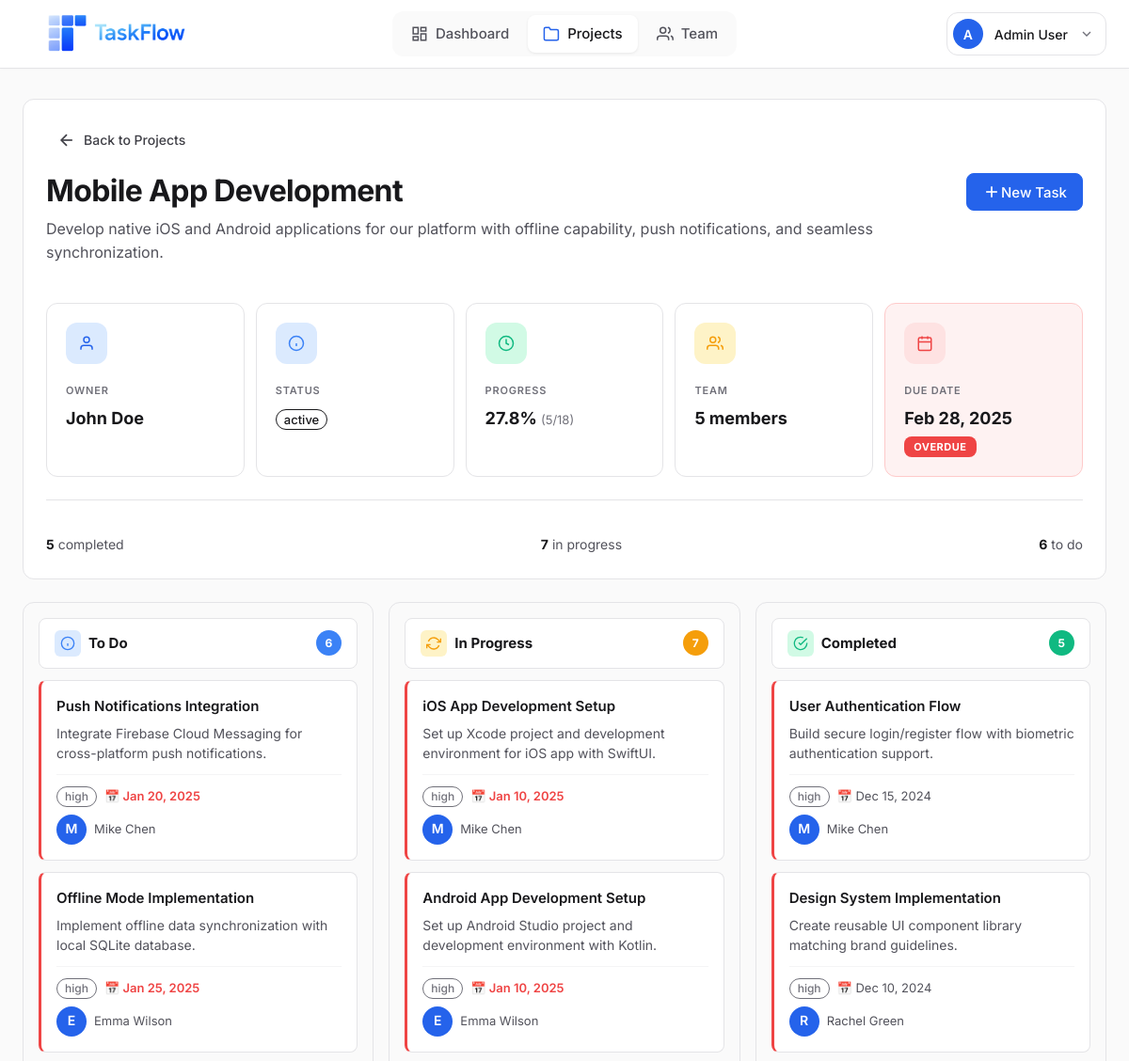
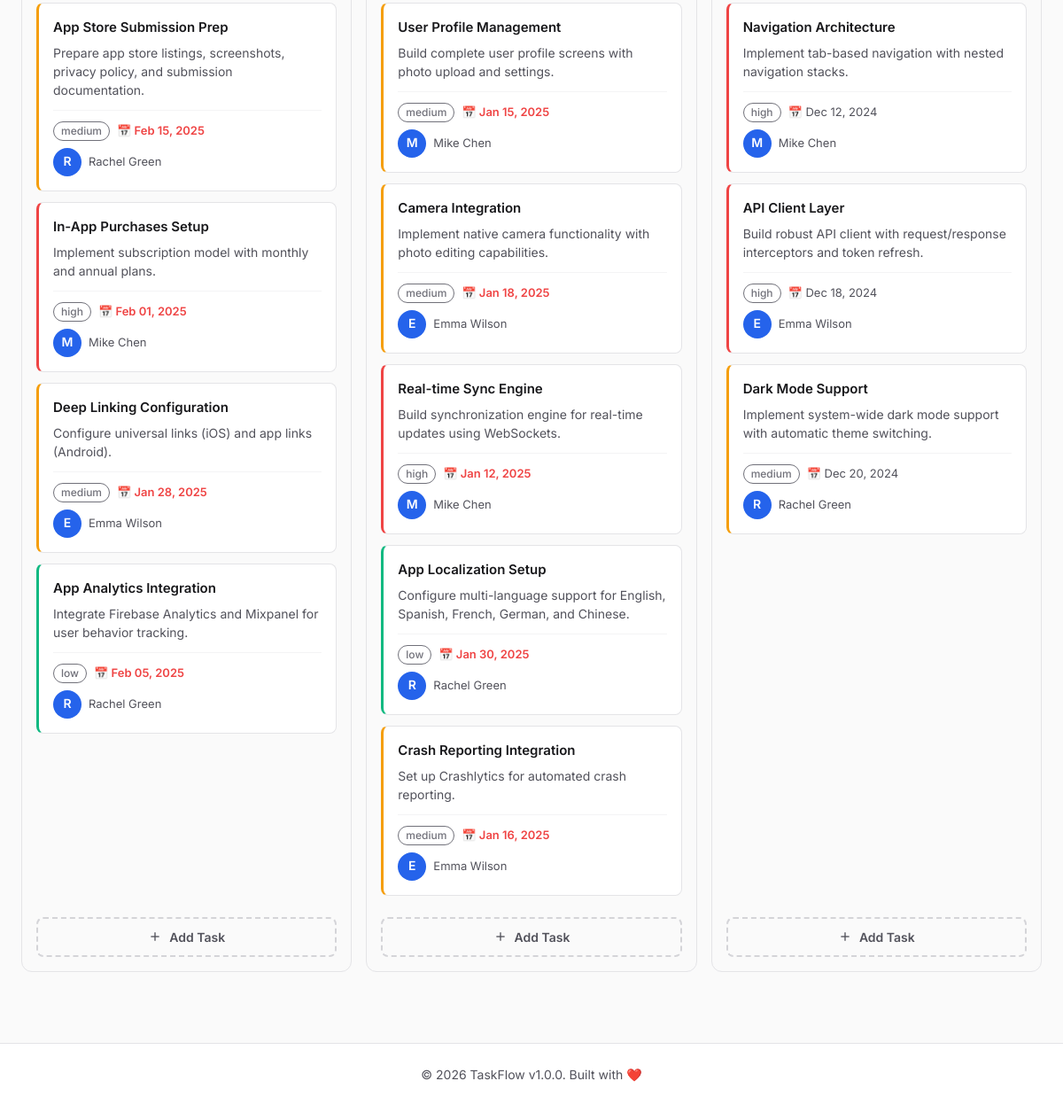
The app's page /dashboard/project.php?id=2 (signed in) with its own data (2 pictures, top to bottom).
### tables this page shows
CREATE TABLE users (
    id INT PRIMARY KEY AUTO_INCREMENT,
    username VARCHAR(50) UNIQUE NOT NULL,
    email VARCHAR(100) UNIQUE NOT NULL,
    password VARCHAR(255) NOT NULL,
    full_name VARCHAR(100) NOT NULL,
    avatar VARCHAR(255) DEFAULT 'default-avatar.png',
    role ENUM('admin', 'member') DEFAULT 'member',
    created_at TIMESTAMP DEFAULT CURRENT_TIMESTAMP,
    last_login TIMESTAMP NULL,
    INDEX idx_email (email),
    INDEX idx_username (username)
);

CREATE TABLE projects (
    id INT PRIMARY KEY AUTO_INCREMENT,
    name VARCHAR(150) NOT NULL,
    description TEXT,
    owner_id INT NOT NULL,
    status ENUM('active', 'completed', 'archived') DEFAULT 'active',
    start_date DATE,
    end_date DATE,
    created_at TIMESTAMP DEFAULT CURRENT_TIMESTAMP,
    updated_at TIMESTAMP DEFAULT CURRENT_TIMESTAMP ON UPDATE CURRENT_TIMESTAMP,
    FOREIGN KEY (owner_id) REFERENCES users(id) ON DELETE CASCADE,
    INDEX idx_owner (owner_id),
    INDEX idx_status (status)
);

CREATE TABLE tasks (
    id INT PRIMARY KEY AUTO_INCREMENT,
    project_id INT NOT NULL,
    title VARCHAR(255) NOT NULL,
    description TEXT,
    status ENUM('todo', 'in_progress', 'completed') DEFAULT 'todo',
    priority ENUM('low', 'medium', 'high') DEFAULT 'medium',
    assigned_to INT,
    created_by INT NOT NULL,
    due_date DATE,
    completed_at TIMESTAMP NULL,
    position INT DEFAULT 0,
    created_at TIMESTAMP DEFAULT CURRENT_TIMESTAMP,
    updated_at TIMESTAMP DEFAULT CURRENT_TIMESTAMP ON UPDATE CURRENT_TIMESTAMP,
    FOREIGN KEY (project_id) REFERENCES projects(id) ON DELETE CASCADE,
    FOREIGN KEY (assigned_to) REFERENCES users(id) ON DELETE SET NULL,
    FOREIGN KEY (created_by) REFERENCES users(id) ON DELETE CASCADE,
    INDEX idx_project_status (project_id, status),
    INDEX idx_assigned_to (assigned_to),
    INDEX idx_created_by (created_by),
    INDEX idx_due_date (due_date),
    INDEX idx_status (status)
);

### dashboard/task-card.php (the view, shortened to what the rows shown need)
<div class="task-card priority-<?= $task['priority'] ?>"
     draggable="true"
     data-task-id="<?= $task['id'] ?>"
     data-project-id="<?= $projectId ?>"
     data-status="<?= $task['status'] ?>">
    <div class="task-card-header">
        <div class="task-card-title" onclick="viewTask(<?= $task['id'] ?>)">
            <?= sanitize($task['title']) ?>
        </div>
    </div>
    <?php if ($task['description']): ?>
        <div class="task-card-description">
            <?= truncate(sanitize($task['description']), 100) ?>
        </div>
    <?php endif; ?>
    <div class="task-card-footer">
        <div class="task-card-meta">
            <?= getPriorityBadge($task['priority']) ?>
            <?php if ($task['due_date']): ?>
                <span class="task-card-due <?= isOverdue($task['due_date']) && $task['status'] !== 'completed' ? 'overdue' : '' ?>">
                    📅 <?= formatDate($task['due_date']) ?>
                </span>
            <?php endif; ?>
        </div>
    </div>
    <?php if ($task['assignee_name']): ?>
        <div class="task-card-assignee">
            <?= getUserAvatar($task['assignee_avatar'], $task['assignee_name'], 'sm') ?>
            <span><?= sanitize($task['assignee_name']) ?></span>
        </div>
    <?php endif; ?>
</div>

### includes/header.php (shortened to what the rows shown need)
<?php
$currentUser = getCurrentUser($pdo);
?>
<!DOCTYPE html>
<html lang="en">
<head>
    <link rel="stylesheet" href="<?= APP_URL ?>/assets/css/main.css">
    <link rel="stylesheet" href="<?= APP_URL ?>/assets/css/dashboard.css">
    <link rel="stylesheet" href="<?= APP_URL ?>/assets/css/mobile-nav.css">
    <link rel="stylesheet" href="<?= APP_URL ?>/assets/css/toast.css">
    <link rel="stylesheet" href="<?= APP_URL ?>/assets/css/skeleton.css">
    <link rel="stylesheet" href="<?= APP_URL ?>/assets/css/responsive-fixes.css">
    <link rel="stylesheet" href="<?= APP_URL ?>/assets/css/form-validation.css">
    <link rel="stylesheet" href="<?= APP_URL ?>/assets/css/form-autosave.css">
    <link rel="stylesheet" href="<?= APP_URL ?>/assets/css/dark-mode.css">
    <link rel="stylesheet" href="<?= APP_URL ?>/assets/css/dark-mode-dashboard.css">
    <link rel="stylesheet" href="<?= APP_URL ?>/assets/css/user-menu-logout.css">
    <?php if (isset($extraCSS)): ?>
        <?php foreach ($extraCSS as $css): ?>
            <link rel="stylesheet" href="<?= APP_URL ?>/assets/css/<?= $css ?>">
        <?php endforeach; ?>
    <?php endif; ?>
</head>
<body>
    <header class="main-header">
        <div class="header-container">
            <div class="header-right">
                <div class="user-menu">
                    <button class="user-menu-trigger" onclick="toggleUserMenu()">
                        <?= getUserAvatar($currentUser['avatar'], $currentUser['full_name'], 'sm') ?>
                        <span class="user-name"><?= sanitize($currentUser['full_name']) ?></span>
                        <svg width="16" height="16" viewBox="0 0 24 24" fill="none" stroke="currentColor" stroke-width="2" class="dropdown-arrow">
                            <polyline points="6 9 12 15 18 9"/>
                        </svg>
                    </button>
                </div>
            </div>
        </div>
    </header>
    <main class="main-content">

### includes/functions.php (shortened to what the rows shown need)
<?php
function sanitize($data) {
    return htmlspecialchars($data, ENT_QUOTES, 'UTF-8');
}
function formatDate($date, $format = DISPLAY_DATE_FORMAT) {
    return date($format, strtotime($date));
}
function isOverdue($date) {
    return strtotime($date) < strtotime('today');
}
function getStatusBadge($status) {
    $badges = [
        'todo' => '<span class="badge badge-todo">To Do</span>',
        'in_progress' => '<span class="badge badge-progress">In Progress</span>',
        'completed' => '<span class="badge badge-completed">Completed</span>',
        'active' => '<span class="badge badge-active">Active</span>',
        'archived' => '<span class="badge badge-archived">Archived</span>'
    ];
    return $badges[$status] ?? '<span class="badge">' . sanitize($status) . '</span>';
}
function getPriorityBadge($priority) {
    $badges = [
        'low' => '<span class="badge badge-low">Low</span>',
        'medium' => '<span class="badge badge-medium">Medium</span>',
        'high' => '<span class="badge badge-high">High</span>'
    ];
    return $badges[$priority] ?? '<span class="badge">' . sanitize($priority) . '</span>';
}
function getUserAvatar($avatar, $fullName, $size = 'md') {
    $avatarPath = APP_URL . '/uploads/avatars/' . ($avatar ?: 'default-avatar.png');
    $initial = strtoupper(substr($fullName, 0, 1));
    $sizeClass = 'avatar-' . $size;
    if (empty($avatar) || $avatar === 'default-avatar.png') {
        return '<div class="avatar-placeholder ' . $sizeClass . '">' . $initial . '</div>';
    }
    return '<img src="' . $avatarPath . '" alt="' . sanitize($fullName) . '" class="avatar ' . $sizeClass . '">';
}
function truncate($text, $length = 100, $suffix = '...') {
    if (strlen($text) <= $length) {
        return $text;
    }
    return substr($text, 0, $length - strlen($suffix)) . $suffix;
}

### dashboard/project.php (shortened to what the rows shown need)
<?php
require_once '../config/config.php';
require_once '../includes/auth.php';
require_once '../includes/functions.php';
$extraCSS = ['kanban.css', 'project-board.css', 'task-modal.css'];
$currentUser = getCurrentUser($pdo);
$userId = $currentUser['id'];
$projectId = $_GET['id'] ?? 0;
try {
    $stmt = $pdo->prepare("
        SELECT p.*,
               u.full_name as owner_name,
               (SELECT COUNT(*) FROM tasks WHERE project_id = p.id) as total_tasks,
               (SELECT COUNT(*) FROM tasks WHERE project_id = p.id AND status = 'completed') as completed_tasks,
               (SELECT role FROM project_members WHERE project_id = p.id AND user_id = ?) as user_role
        FROM projects p
        LEFT JOIN users u ON p.owner_id = u.id
        WHERE p.id = ?
    ");
    $stmt->execute([$userId, $projectId]);
    $project = $stmt->fetch();
    $stmt = $pdo->prepare("
        SELECT t.*, u.full_name as assignee_name, u.avatar as assignee_avatar,
               creator.full_name as creator_name
        FROM tasks t
        LEFT JOIN users u ON t.assigned_to = u.id
        LEFT JOIN users creator ON t.created_by = creator.id
        WHERE t.project_id = ?
        ORDER BY t.position ASC, t.created_at DESC
    ");
    $stmt->execute([$projectId]);
    $allTasks = $stmt->fetchAll();
    $tasks = [
        'todo' => [],
        'in_progress' => [],
        'completed' => []
    ];
    foreach ($allTasks as $task) {
        $tasks[$task['status']][] = $task;
    }
} catch (PDOException $e) {
    error_log("Project view error: " . $e->getMessage());
    die('Error loading project');
}
include '../includes/header.php';
?>
<div class="project-board-header">
    <div class="project-board-title-row">
        <div class="project-board-info">
            <h1 class="project-board-title"><?= sanitize($project['name']) ?></h1>
            <?php if ($project['description']): ?>
                <p class="project-board-description"><?= sanitize($project['description']) ?></p>
            <?php endif; ?>
        </div>
    </div>
    <div class="project-board-meta-grid">
        <div class="meta-card">
            <div class="meta-content">
                <div class="meta-label">Owner</div>
                <div class="meta-value"><?= sanitize($project['owner_name']) ?></div>
            </div>
        </div>
        <div class="meta-card">
            <div class="meta-content">
                <div class="meta-value"><?= getStatusBadge($project['status']) ?></div>
            </div>
        </div>
        <?php if ($project['end_date']): ?>
            <div class="meta-card <?= isOverdue($project['end_date']) ? 'meta-card-danger' : '' ?>">
                <div class="meta-icon <?= isOverdue($project['end_date']) ? 'meta-icon-danger' : 'meta-icon-primary' ?>">
                    <svg width="18" height="18" viewBox="0 0 24 24" fill="none" stroke="currentColor" stroke-width="2">
                        <rect x="3" y="4" width="18" height="18" rx="2" ry="2"/>
                        <line x1="16" y1="2" x2="16" y2="6"/>
                        <line x1="8" y1="2" x2="8" y2="6"/>
                        <line x1="3" y1="10" x2="21" y2="10"/>
                    </svg>
                </div>
                <div class="meta-content">
                    <div class="meta-label">Due Date</div>
                    <div class="meta-value">
                        <?= formatDate($project['end_date']) ?>
                        <?php if (isOverdue($project['end_date'])): ?>
                            <span class="overdue-badge">Overdue</span>
                        <?php endif; ?>
                    </div>
                </div>
            </div>
        <?php endif; ?>
    </div>
</div>
<div class="kanban-board-enhanced">
    <div class="kanban-column-enhanced kanban-todo" data-status="todo">
        <div class="kanban-tasks-enhanced" id="tasks-todo">
            <?php if (empty($tasks['todo'])): ?>
                <div class="kanban-empty-state">
                    <svg width="48" height="48" viewBox="0 0 24 24" fill="none" stroke="currentColor" stroke-width="1.5">
                        <circle cx="12" cy="12" r="10"/>
                        <line x1="12" y1="8" x2="12" y2="12"/>
                        <line x1="12" y1="16" x2="12.01" y2="16"/>
                    </svg>
                    <p>No tasks yet</p>
                </div>
            <?php else: ?>
                <?php foreach ($tasks['todo'] as $task): ?>
                    <?php include 'task-card.php'; ?>
                <?php endforeach; ?>
            <?php endif; ?>
        </div>
    </div>
    <div class="kanban-column-enhanced kanban-in-progress" data-status="in_progress">
        <div class="kanban-tasks-enhanced" id="tasks-in_progress">
            <?php if (empty($tasks['in_progress'])): ?>
                <div class="kanban-empty-state">
                    <svg width="48" height="48" viewBox="0 0 24 24" fill="none" stroke="currentColor" stroke-width="1.5">
                        <polyline points="23 4 23 10 17 10"/>
                        <polyline points="1 20 1 14 7 14"/>
                        <path d="M3.51 9a9 9 0 0 1 14.85-3.36L23 10M1 14l4.64 4.36A9 9 0 0 0 20.49 15"/>
                    </svg>
                    <p>No tasks in progress</p>
                </div>
            <?php else: ?>
                <?php foreach ($tasks['in_progress'] as $task): ?>
                    <?php include 'task-card.php'; ?>
                <?php endforeach; ?>
            <?php endif; ?>
        </div>
    </div>
    <div class="kanban-column-enhanced kanban-completed" data-status="completed">
        <div class="kanban-tasks-enhanced" id="tasks-completed">
            <?php if (empty($tasks['completed'])): ?>
                <div class="kanban-empty-state">
                    <svg width="48" height="48" viewBox="0 0 24 24" fill="none" stroke="currentColor" stroke-width="1.5">
                        <path d="M22 11.08V12a10 10 0 1 1-5.93-9.14"/>
                        <polyline points="22 4 12 14.01 9 11.01"/>
                    </svg>
                    <p>No completed tasks</p>
                </div>
            <?php else: ?>
                <?php foreach ($tasks['completed'] as $task): ?>
                    <?php include 'task-card.php'; ?>
                <?php endforeach; ?>
            <?php endif; ?>
        </div>
    </div>
</div>
<?php include '../includes/footer.php'; ?>

### records on screen
users: full_name "A", full_name "Admin User"
projects: name "Mobile App Development", description "Develop native iOS and Android applications for our platform with offline capability, push notifications, and seamless synchronization.", owner.full_name "John Doe", status "active", end_date "Feb 28, 2025"
tasks: title "Push Notifications Integration", description "Integrate Firebase Cloud Messaging for cross-platform push notifications.", priority "high", due_date "Jan 20, 2025", assigned_to.full_name "M", assigned_to.full_name "Mike Chen"
tasks: title "Offline Mode Implementation", description "Implement offline data synchronization with local SQLite database.", priority "high", due_date "Jan 25, 2025", assigned_to.full_name "E", assigned_to.full_name "Emma Wilson"
tasks: title "App Store Submission Prep", description "Prepare app store listings, screenshots, privacy policy, and submission documentation.", priority "medium", due_date "Feb 15, 2025", assigned_to.full_name "R", assigned_to.full_name "Rachel Green"
tasks: title "In-App Purchases Setup", description "Implement subscription model with monthly and annual plans.", priority "high", due_date "Feb 01, 2025", assigned_to.full_name "M", assigned_to.full_name "Mike Chen"
tasks: title "Deep Linking Configuration", description "Configure universal links (iOS) and app links (Android).", priority "medium", due_date "Jan 28, 2025", assigned_to.full_name "E", assigned_to.full_name "Emma Wilson"
tasks: title "App Analytics Integration", description "Integrate Firebase Analytics and Mixpanel for user behavior tracking.", priority "low", due_date "Feb 05, 2025", assigned_to.full_name "R", assigned_to.full_name "Rachel Green"
tasks: title "iOS App Development Setup", description "Set up Xcode project and development environment for iOS app with SwiftUI.", priority "high", due_date "Jan 10, 2025", assigned_to.full_name "M", assigned_to.full_name "Mike Chen"
tasks: title "Android App Development Setup", description "Set up Android Studio project and development environment with Kotlin.", priority "high", due_date "Jan 10, 2025", assigned_to.full_name "E", assigned_to.full_name "Emma Wilson"
tasks: title "User Profile Management", description "Build complete user profile screens with photo upload and settings.", priority "medium", due_date "Jan 15, 2025", assigned_to.full_name "M", assigned_to.full_name "Mike Chen"
tasks: title "Camera Integration", description "Implement native camera functionality with photo editing capabilities.", priority "medium", due_date "Jan 18, 2025", assigned_to.full_name "E", assigned_to.full_name "Emma Wilson"
tasks: title "Real-time Sync Engine", description "Build synchronization engine for real-time updates using WebSockets.", priority "high", due_date "Jan 12, 2025", assigned_to.full_name "M", assigned_to.full_name "Mike Chen"
tasks: title "App Localization Setup", description "Configure multi-language support for English, Spanish, French, German, and Chinese.", priority "low", due_date "Jan 30, 2025", assigned_to.full_name "R", assigned_to.full_name "Rachel Green"
tasks: title "Crash Reporting Integration", description "Set up Crashlytics for automated crash reporting.", priority "medium", due_date "Jan 16, 2025", assigned_to.full_name "E", assigned_to.full_name "Emma Wilson"
tasks: title "User Authentication Flow", description "Build secure login/register flow with biometric authentication support.", priority "high", due_date "Dec 15, 2024", assigned_to.full_name "M", assigned_to.full_name "Mike Chen"
tasks: title "Design System Implementation", description "Create reusable UI component library matching brand guidelines.", priority "high", due_date "Dec 10, 2024", assigned_to.full_name "R", assigned_to.full_name "Rachel Green"
tasks: title "Navigation Architecture", description "Implement tab-based navigation with nested navigation stacks.", priority "high", due_date "Dec 12, 2024", assigned_to.full_name "M", assigned_to.full_name "Mike Chen"
tasks: title "API Client Layer", description "Build robust API client with request/response interceptors and token refresh.", priority "high", due_date "Dec 18, 2024", assigned_to.full_name "E", assigned_to.full_name "Emma Wilson"
tasks: title "Dark Mode Support", description "Implement system-wide dark mode support with automatic theme switching.", priority "medium", due_date "Dec 20, 2024", assigned_to.full_name "R", assigned_to.full_name "Rachel Green"

### other values on screen
$progress "27.8"
$project['completed_tasks'] "5"
$project['total_tasks'] "18"
count($members) "5"
count($tasks['in_progress']) "7"
count($tasks['todo']) "6"
count($tasks['completed']) "5"
APP_NAME "TaskFlow"
APP_VERSION "1.0.0"
